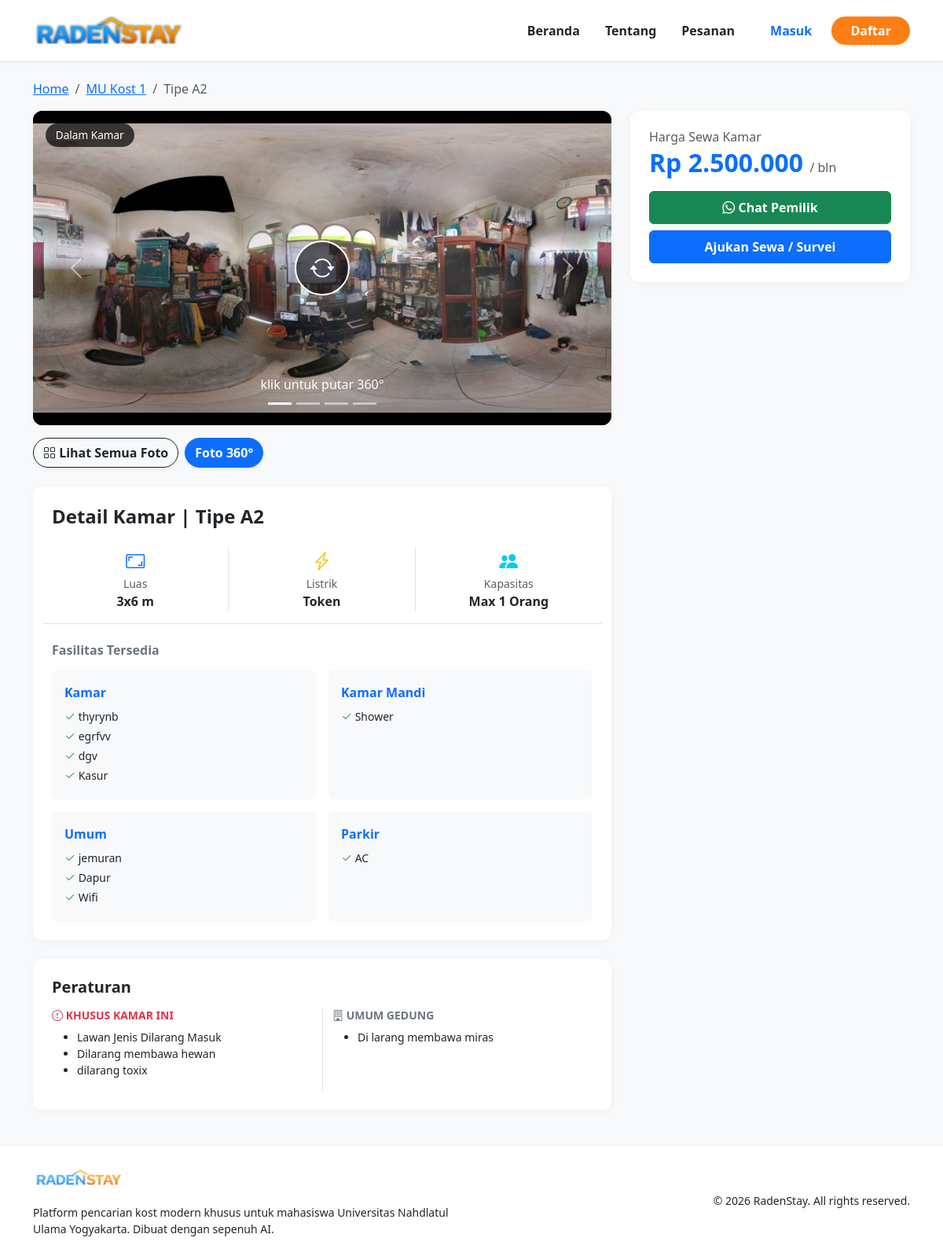
The page /detail_kamar.php?id=8 on the database its author committed.
### tables this page shows
CREATE TABLE `kamar` (
  `id_kamar` int NOT NULL,
  `id_kost` int DEFAULT NULL,
  `nama_tipe_kamar` varchar(100) DEFAULT NULL,
  `harga_per_bulan` decimal(12,2) DEFAULT NULL,
  `stok_kamar` int DEFAULT NULL,
  `lebar_ruangan` varchar(20) DEFAULT NULL,
  `sudah_termasuk_listrik` tinyint(1) DEFAULT '0',
  `kapasitas` int DEFAULT '1'
);

CREATE TABLE `kost` (
  `id_kost` int NOT NULL,
  `id_pemilik` int DEFAULT NULL,
  `nama_kost` varchar(100) DEFAULT NULL,
  `alamat` text,
  `latitude` decimal(10,8) DEFAULT NULL,
  `longitude` decimal(11,8) DEFAULT NULL,
  `jenis_kost` enum('Putra','Putri','Campur') DEFAULT NULL
);

CREATE TABLE `galeri` (
  `id_galeri` int NOT NULL,
  `id_kost` int DEFAULT NULL,
  `id_kamar` int DEFAULT NULL,
  `nama_file` varchar(255) NOT NULL,
  `kategori_foto` varchar(50) DEFAULT NULL,
  `is_360` tinyint(1) DEFAULT '0'
);

### detail_kamar.php (the view, shortened to what this page needs)
<?php
include 'koneksi.php';
$id_kamar = $_GET['id'];
$query = "SELECT km.*, k.id_kost, k.nama_kost, k.alamat, u.nama_lengkap as nama_pemilik, u.no_hp as hp_pemilik
          FROM kamar km
          JOIN kost k ON km.id_kost = k.id_kost
          JOIN users u ON k.id_pemilik = u.id_user
          WHERE km.id_kamar = '$id_kamar'";
$kamar = mysqli_fetch_assoc(mysqli_query($conn, $query));
$id_kost = $kamar['id_kost'];
$kapasitas = isset($kamar['kapasitas']) ? $kamar['kapasitas'] : 1;
$galeri_semua = [];
$q_gal = mysqli_query($conn, "SELECT * FROM galeri WHERE id_kamar='$id_kamar'");
while ($row = mysqli_fetch_assoc($q_gal)) $galeri_semua[] = $row;
$fasilitas_by_cat = ['Kamar' => [], 'Kamar Mandi' => [], 'Umum' => [], 'Parkir' => []];
$q_fk = mysqli_query($conn, "SELECT mf.nama_fasilitas, mf.kategori FROM rel_fasilitas rf JOIN master_fasilitas mf ON rf.id_master_fasilitas=mf.id_master_fasilitas WHERE rf.id_kamar='$id_kamar'");
while ($row = mysqli_fetch_assoc($q_fk)) $fasilitas_by_cat[$row['kategori']][] = $row['nama_fasilitas'];
$q_fg = mysqli_query($conn, "SELECT mf.nama_fasilitas, mf.kategori FROM rel_fasilitas rf JOIN master_fasilitas mf ON rf.id_master_fasilitas=mf.id_master_fasilitas WHERE rf.id_kost='$id_kost' AND rf.id_kamar IS NULL");
while ($row = mysqli_fetch_assoc($q_fg)) {
    if (in_array($row['kategori'], ['Umum', 'Parkir'])) $fasilitas_by_cat[$row['kategori']][] = $row['nama_fasilitas'];
}
$peraturan_kamar = [];
$q_pk = mysqli_query($conn, "SELECT mp.nama_peraturan FROM rel_peraturan rp JOIN master_peraturan mp ON rp.id_master_peraturan=mp.id_master_peraturan WHERE rp.id_kamar='$id_kamar'");
while ($r = mysqli_fetch_assoc($q_pk)) $peraturan_kamar[] = $r['nama_peraturan'];
$peraturan_kost = [];
$q_pg = mysqli_query($conn, "SELECT mp.nama_peraturan FROM rel_peraturan rp JOIN master_peraturan mp ON rp.id_master_peraturan=mp.id_master_peraturan WHERE rp.id_kost='$id_kost' AND rp.id_kamar IS NULL");
while ($r = mysqli_fetch_assoc($q_pg)) $peraturan_kost[] = $r['nama_peraturan'];
$is_logged_in = isset($_SESSION['login']);
?>
<!DOCTYPE html>
<html lang="id">
<head>
    <link href="https://cdn.jsdelivr.net/npm/bootstrap@5.3.0/dist/css/bootstrap.min.css" rel="stylesheet">
    <link rel="stylesheet" href="https://cdn.jsdelivr.net/npm/bootstrap-icons@1.11.1/font/bootstrap-icons.css">
    <link rel="stylesheet" href="https://cdn.jsdelivr.net/npm/pannellum@2.5.6/build/pannellum.css" />
    <link rel="stylesheet" href="style.css">
</head>
<body>
    <?php include 'navbar.php'; ?>
    <div class="container my-4">
        <nav aria-label="breadcrumb">
            <ol class="breadcrumb">
                <li class="breadcrumb-item"><a href="index">Home</a></li>
                <li class="breadcrumb-item"><a href="detail_kost.php?id=<?= $kamar['id_kost'] ?>"><?= $kamar['nama_kost'] ?></a></li>
                <li class="breadcrumb-item active">Tipe <?= $kamar['nama_tipe_kamar'] ?></li>
            </ol>
        </nav>
        <div class="row g-4">
            <div class="col-lg-8">
                <div class="card card-custom overflow-hidden p-0 mb-3">
                    <?php if (count($galeri_semua) > 0): ?>
                        <div id="mainSlider" class="carousel slide bg-dark" data-bs-ride="carousel">
                            <div class="carousel-indicators">
                                <?php foreach ($galeri_semua as $i => $g): ?>
                                    <button type="button" data-bs-target="#mainSlider" data-bs-slide-to="<?= $i ?>" class="<?= $i == 0 ? 'active' : '' ?>"></button>
                                <?php endforeach; ?>
                            </div>
                            <div class="carousel-inner">
                                <?php foreach ($galeri_semua as $i => $g): ?>
                                    <div class="carousel-item main-carousel-item <?= $i == 0 ? 'active' : '' ?>" onclick="openFullscreen(<?= $i ?>)">
                                        <img src="assets/img/galeri/<?= $g['nama_file'] ?>">
                                        <span class="kategori-foto-pill"><?= $g['kategori_foto'] ?></span>
                                        <?php if ($g['is_360']): ?>
                                            <div class="icon-360-overlay"><i class="bi bi-arrow-repeat"></i></div>
                                            <div class="carousel-caption d-none d-md-block">klik untuk putar 360°</div>
                                        <?php endif; ?>
                                    </div>
                                <?php endforeach; ?>
                            </div>
                            <button class="carousel-control-prev" type="button" data-bs-target="#mainSlider" data-bs-slide="prev"><span class="carousel-control-prev-icon"></span></button>
                            <button class="carousel-control-next" type="button" data-bs-target="#mainSlider" data-bs-slide="next"><span class="carousel-control-next-icon"></span></button>
                        </div>
                    <?php else: ?>
                        <div class="text-center py-5 bg-light text-muted">Belum ada foto.</div>
                    <?php endif; ?>
                </div>
                <div class="d-flex gap-2 mb-4">
                    <button class="btn btn-outline-dark fw-bold rounded-pill shadow-sm" data-bs-toggle="modal" data-bs-target="#modalGrid">
                        <i class="bi bi-grid"></i> Lihat Semua Foto
                    </button>
                    <?php
                    $first360 = '';
                    foreach ($galeri_semua as $g) {
                        if ($g['is_360'] == 1) {
                            $first360 = $g['nama_file'];
                            break;
                        }
                    }
                    ?>
                    <?php if ($first360 != ''): ?>
                        <button class="btn btn-primary fw-bold rounded-pill shadow-sm" onclick="launch360Modal('assets/img/galeri/<?= $first360 ?>')">
                            <i class="bi bi-goggles"></i> Foto 360°
                        </button>
                    <?php endif; ?>
                </div>
                <div class="card card-custom p-4">
                    <h4 class="fw-bold mb-4">Detail Kamar | Tipe <?= $kamar['nama_tipe_kamar'] ?></h4>
                    <div class="row mb-4 border-bottom pb-3">
                        <div class="col-4 text-center border-end"><i class="bi bi-aspect-ratio fs-4 text-primary"></i>
                            <div class="small text-muted">Luas</div>
                            <div class="fw-bold"><?= $kamar['lebar_ruangan'] ?></div>
                        </div>
                        <div class="col-4 text-center border-end"><i class="bi bi-lightning-charge fs-4 text-warning"></i>
                            <div class="small text-muted">Listrik</div>
                            <div class="fw-bold"><?= $kamar['sudah_termasuk_listrik'] ? 'Gratis' : 'Token' ?></div>
                        </div>
                        <div class="col-4 text-center"><i class="bi bi-people-fill fs-4 text-info"></i>
                            <div class="small text-muted">Kapasitas</div>
                            <div class="fw-bold">Max <?= $kapasitas ?> Orang</div>
                        </div>
                    </div>
                    <h6 class="fw-bold text-secondary mb-3">Fasilitas Tersedia</h6>
                    <div class="row g-3">
                        <?php foreach ($fasilitas_by_cat as $kat => $list): ?>
                            <div class="col-md-6">
                                <div class="bg-light p-3 rounded h-100">
                                    <strong class="d-block text-primary mb-2"><?= $kat ?></strong>
                                    <ul class="list-unstyled mb-0 small">
                                        <?php foreach ($list as $f) echo "<li class='mb-1'><i class='bi bi-check2 text-success'></i> $f</li>"; ?>
                                    </ul>
                                </div>
                            </div>
                        <?php endforeach; ?>
                    </div>
                </div>
                <div class="card card-custom p-4 mt-4">
                    <h5 class="fw-bold mb-3">Peraturan</h5>
                    <div class="row">
                        <div class="col-md-6">
                            <h6 class="text-danger small fw-bold text-uppercase"><i class="bi bi-exclamation-circle"></i> Khusus Kamar Ini</h6>
                            <ul class="small mb-3">
                                <?php foreach ($peraturan_kamar as $pk) echo "<li>$pk</li>";
                                if (empty($peraturan_kamar)) echo "<li>-</li>"; ?>
                            </ul>
                        </div>
                        <div class="col-md-6 border-start">
                            <h6 class="text-secondary small fw-bold text-uppercase"><i class="bi bi-building"></i> Umum Gedung</h6>
                            <ul class="small">
                                <?php foreach ($peraturan_kost as $pk) echo "<li>$pk</li>";
                                if (empty($peraturan_kost)) echo "<li>-</li>"; ?>
                            </ul>
                        </div>
                    </div>
                </div>
            </div>
            <div class="col-lg-4 d-none d-lg-block">
                <div class="card card-custom p-4 sticky-top" style="top: 90px;">
                    <h6 class="text-muted mb-1">Harga Sewa Kamar</h6>
                    <h2 class="fw-bold text-primary mb-3">Rp <?= number_format($kamar['harga_per_bulan'], 0, ',', '.') ?> <small class="fs-6 text-muted fw-normal">/ bln</small></h2>
                    <?php $waLink = "https://wa.me/" . $kamar['hp_pemilik'] . "?text=" . urlencode("Halo, saya mau sewa kamar tipe " . $kamar['nama_tipe_kamar'] . " di " . $kamar['nama_kost']); ?>
                    <div class="d-grid gap-2">
                        <a href="<?= $is_logged_in ? $waLink : 'login' ?>" target="_blank" class="btn btn-success text-white fw-bold py-2 shadow-sm">
                            <i class="bi bi-whatsapp"></i> Chat Pemilik
                        </a>
                        <?php if ($is_logged_in): ?>
                            <div class="row g-2">
                                <div class="col-6">
                                    <button type="button" class="btn btn-outline-primary fw-bold w-100" data-bs-toggle="modal" data-bs-target="#modalSurvei">
                                        <i class="bi bi-eye"></i> Survei
                                    </button>
                                </div>
                                <div class="col-6">
                                    <button type="button" class="btn btn-primary fw-bold w-100" data-bs-toggle="modal" data-bs-target="#modalAjukanSewa">
                                        Sewa
                                    </button>
                                </div>
                            </div>
                        <?php else: ?>
                            <a href="login" class="btn btn-primary fw-bold py-2">
                                Ajukan Sewa / Survei
                            </a>
                        <?php endif; ?>
                    </div>
                </div>
            </div>
        </div>
    </div>
    <?php include 'footer.php'; ?>
</body>
</html>

### detail_kamar.php (style rules this page uses)
body { background-color: #f8f9fa; }
.card-custom { border: none; border-radius: 12px; box-shadow: 0 2px 12px rgba(0, 0, 0, 0.04); background: white; margin-bottom: 20px; }
.main-carousel-item { height: 400px; background-color: #000; cursor: zoom-in; position: relative; }
.main-carousel-item img { height: 100%; width: 100%; object-fit: contain; }
.icon-360-overlay { position: absolute; top: 50%; left: 50%; transform: translate(-50%, -50%); background: rgba(0, 0, 0, 0.6); color: white; border: 2px solid white; width: 70px; height: 70px; border-radius: 50%; display: flex; align-items: center; justify-content: center; font-size: 2rem; pointer-events: none; }
.kategori-foto-pill { position: absolute; top: 1rem; left: 1rem; padding: 0.3rem 0.8rem; background: rgba(0, 0, 0, 0.7); color: #fff; border-radius: 999px; font-size: 0.85rem; }

### rows shown on the page
kamar: id_kost.nama_kost "MU Kost 1", nama_tipe_kamar "A2", lebar_ruangan "3x6 m", kapasitas "1", harga_per_bulan "2.500.000"
galeri: nama_file (picture), kategori_foto "Dalam Kamar", is_360 "klik untuk putar 360°"

### other values the page prints
$kat "Kamar"
$f "thyrynb"
$f "egrfvv"
$f "dgv"
$f "Kasur"
$kat "Kamar Mandi"
$f "Shower"
$kat "Umum"
$f "jemuran"
$f "Dapur"
$f "Wifi"
$kat "Parkir"
$f "AC"
$pk "Lawan Jenis Dilarang Masuk"
$pk "Dilarang membawa hewan"
